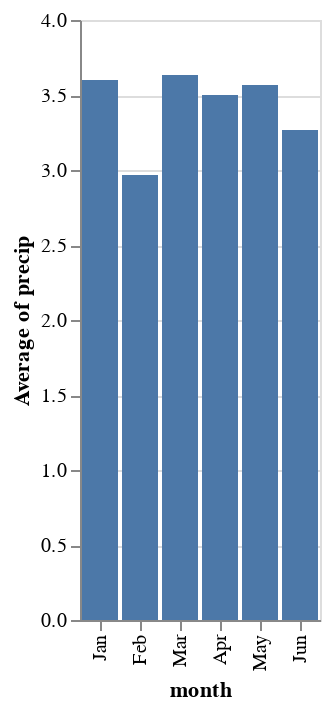

This figure's notebook cell:
### Markdown cell above
By default, Altair sorts axis values alphabetically. To get chronological order, you must explicitly specify the sort order:

### Code cell
# Default: sorted alphabetically (Apr, Feb, Jan, Jun, Mar, May)
alt.Chart(weather).mark_bar().encode(
    x=alt.X('month:O', sort=['jan', 'feb', 'mar', 'apr', 'may', 'jun']),
    y='average(precip):Q'
)

### Figure 1 — Vega-Lite specification as saved in the notebook (floating-point values rounded to 4 significant figures)
{"config": {"view": {"continuousWidth": 300, "continuousHeight": 300}}, "data": {"name": "data-a0edf122470d64c801b829f5c0e672f9"}, "mark": {"type": "bar"}, "encoding": {"x": {"field": "month", "sort": ["jan", "feb", "mar", "apr", "may", "jun"], "type": "ordinal"}, "y": {"aggregate": "average", "field": "precip", "type": "quantitative"}}, "$schema": "https://vega.github.io/schema/vega-lite/v5.20.1.json", "datasets": {"data-a0edf122470d64c801b829f5c0e672f9": [{"city": "Seattle", "month": "Jan", "precip": 5.2, "temp": 42}, {"city": "Seattle", "month": "Feb", "precip": 3.9, "temp": 45}, {"city": "Seattle", "month": "Mar", "precip": 4.1, "temp": 50}, {"city": "Seattle", "month": "Apr", "precip": 2.8, "temp": 55}, {"city": "Seattle", "month": "May", "precip": 2.1, "temp": 62}, {"city": "Seattle", "month": "Jun", "precip": 1.6, "temp": 68}, {"city": "New York", "month": "Jan", "precip": 3.6, "temp": 35}, {"city": "New York", "month": "Feb", "precip": 3.1, "temp": 38}, {"city": "New York", "month": "Mar", "precip": 4.2, "temp": 48}, {"city": "New York", "month": "Apr", "precip": 4.0, "temp": 58}, {"city": "New York", "month": "May", "precip": 4.5, "temp": 68}, {"city": "New York", "month": "Jun", "precip": 4.2, "temp": 77}, {"city": "Chicago", "month": "Jan", "precip": 2.0, "temp": 28}, {"city": "Chicago", "month": "Feb", "precip": 1.9, "temp": 32}, {"city": "Chicago", "month": "Mar", "precip": 2.6, "temp": 42}, {"city": "Chicago", "month": "Apr", "precip": 3.7, "temp": 52}, {"city": "Chicago", "month": "May", "precip": 4.1, "temp": 64}, {"city": "Chicago", "month": "Jun", "precip": 4.0, "temp": 74}]}}
